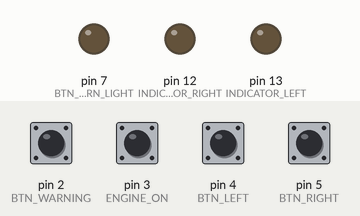
A sketch run on a simulated Arduino Uno, built with avr-gcc and run on an emulated ATmega328P. Shown: output pins drawn as LEDs (lit = HIGH). The test bench sets the inputs (shaded band); at power-on: pin 2 (BTN_WARNING), pin 3 (ENGINE_ON), pin 4 (BTN_LEFT), pin 5 (BTN_RIGHT) HIGH.

Above: at 1.2 s.
1.3 s: pin 2 (BTN_WARNING) pulled LOW for 0.15 s
At 1.7 s:
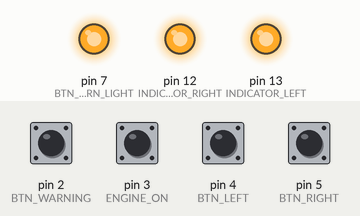
3.4 s: pin 4 (BTN_LEFT) pulled LOW for 0.15 s
At 3.8 s:
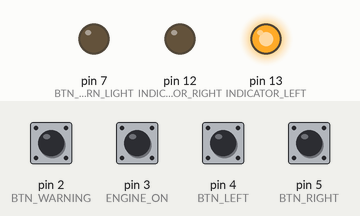
5.4 s: pin 5 (BTN_RIGHT) pulled LOW for 0.15 s
At 5.8 s:
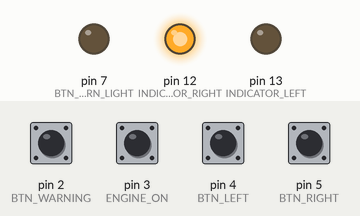
Timing chart, 0 to 8.4 s (numbered marks = the images above; inputs shaded):
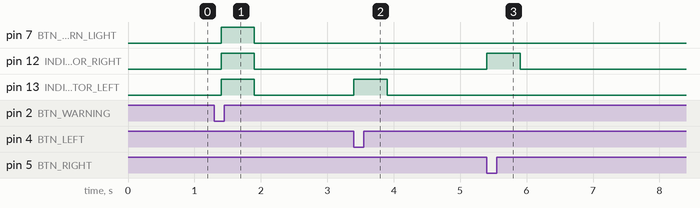

Measured:
- after the input at 1.3 s, pin 7 (BTN_WARN_LIGHT), pin 12 (INDICATOR_RIGHT), pin 13 (INDICATOR_LEFT): LOW → HIGH after 0.10 s, → LOW 0.50 s later
- after the input at 3.4 s, pin 13 (INDICATOR_LEFT): LOW → HIGH at once, → LOW 0.50 s later
- after the input at 5.4 s, pin 12 (INDICATOR_RIGHT): LOW → HIGH at once, → LOW 0.50 s later

The sketch:

Indicator.ino
```cpp
#include <Arduino.h>
#include "avr/sleep.h"

#define INDICATOR_RIGHT 12 //output pin for right indicator
#define INDICATOR_LEFT 13  //output pin for left indicator
#define BTN_WARNING 2      //btn pin for hazard switch
#define ENGINE_ON 3        //key switched power (12V)
#define BTN_LEFT 4         //left indicator button
#define BTN_RIGHT 5        //right indicator button
#define BTN_WARN_LIGHT 7   //warning light from hazard button
#define DELAY 100          //delay loop
#define MODULO 5           //modulo: corresponds to delay and loop. Flash every 500 ms (100 * 5)
#define SLEEP_TIME 60000  //delay before Atmega goes to sleep 2 * 60 * 1000 = 2 min

/**
 * handle the different states for inidcator
 */
void handleIndicatorState(int state) {
    switch (state) {
        //indicator right on
        case 1:
            digitalWrite(INDICATOR_RIGHT, HIGH);
            break;

        //indicator left on
        case 2:
            digitalWrite(INDICATOR_LEFT, HIGH);
            break;

        //warning lights on
        case 3:
            digitalWrite(INDICATOR_LEFT, HIGH);
            digitalWrite(INDICATOR_RIGHT, HIGH);
            digitalWrite(BTN_WARN_LIGHT, HIGH);
            break;

        //all indicators off
        default:
            digitalWrite(INDICATOR_RIGHT, LOW);
            digitalWrite(INDICATOR_LEFT, LOW);
            digitalWrite(BTN_WARN_LIGHT, LOW);
            break;
    }
}

int indicatorState = 0; //current state of indicators 0 = all off
unsigned int count = 0; //counter to allow blinking
long time = 0;          //time
long powerOffTime = 0;  //power off time
int enableSleep = 0;    //flag to enable sleep mode

/**
 * wake up routine
 */
void wakeUp() {
  enableSleep = 0;
  handleIndicatorState(0);
}

/**
 * send atmega to power off mode
 */
void gotoSleep() {
    handleIndicatorState(0);
    set_sleep_mode(SLEEP_MODE_PWR_DOWN);
    sleep_enable();
    attachInterrupt(0, wakeUp, LOW);
    attachInterrupt(1, wakeUp, HIGH);

    sleep_mode();
    sleep_disable();
    detachInterrupt(0);
    detachInterrupt(1);
}

void setup() {
    //setup output pins
    pinMode(INDICATOR_RIGHT, OUTPUT);
    pinMode(INDICATOR_LEFT, OUTPUT);
    pinMode(BTN_WARN_LIGHT, OUTPUT);

    //setup button pins
    pinMode(BTN_LEFT, INPUT);
    digitalWrite(BTN_LEFT, HIGH);    //enable internal pullup
    pinMode(BTN_RIGHT, INPUT);
    digitalWrite(BTN_RIGHT, HIGH);   //enable internal pullup
    pinMode(BTN_WARNING, INPUT);
    digitalWrite(BTN_WARNING, HIGH); //enable internal pullup

    //setup power wakeup pin
    pinMode(ENGINE_ON, INPUT);

    handleIndicatorState(0);
}

void loop() {
    time = millis();

    int readBtnLeft = digitalRead(BTN_LEFT);
    int readBtnRight = digitalRead(BTN_RIGHT);
    int readBtnWarning = digitalRead(BTN_WARNING);
    int readPowerOn = digitalRead(ENGINE_ON);

    //when power down go to sleep
    if (enableSleep == 1 && readPowerOn == LOW) {
         if (time > (powerOffTime + SLEEP_TIME)) {
            gotoSleep();
        }
    } else if (enableSleep == 1 && readPowerOn == HIGH) {
        enableSleep = 0;
    }

    count++;

    //handle the btn readings
    if (readBtnWarning == LOW && count % MODULO == 0) {
        indicatorState = (indicatorState == 0) ? 3 : 0;
    } else if (readBtnRight == LOW && count % MODULO == 0) {
        indicatorState = (indicatorState == 0) ? 1 : 0;
    } else if (readBtnLeft == LOW && count % MODULO == 0) {
        indicatorState = (indicatorState == 0) ? 2 : 0;
    } else if (count % MODULO == 0) {  //no buttons pressed = turn off indicator gently
        indicatorState = 0;
    }

    handleIndicatorState(indicatorState);

    //check, if power down and start sleep mode in next cycle
    if (enableSleep == 0 && readPowerOn == LOW && readBtnWarning == HIGH) {
        powerOffTime = time;
        enableSleep = 1;
    }

    //delay
    delay(DELAY);
}
```
